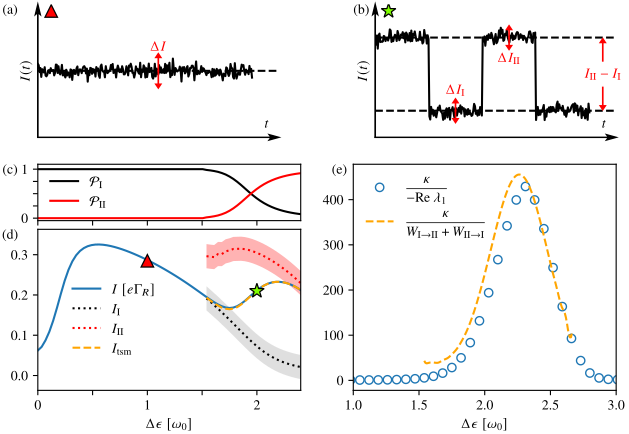

Generate this figure with Python:
from sys import argv
import os
import matplotlib as mpl

mpl.use('pgf')

preamble = [
    r'\usepackage{pgf}', 
    r'\usepackage{amssymb}', 
    r'\usepackage{amsmath}',
    r'\usepackage{newtxtext,newtxmath}', 
    r'\usepackage{fontenc}', 
    r'\usepackage{inputenc}', 
    r'\DeclareUnicodeCharacter{2212}{-}'
]

mpl_settings = {
    'text.usetex': False,
    'font.family': 'serif',
    'pgf.texsystem': 'pdflatex',
    'font.size': 10,
    'pgf.preamble': preamble
}

TEXTWIDTH = 6.29  # Textwidth in inches

defaults = {
    'width': TEXTWIDTH,
    'height': 11/2.54,
}

import matplotlib.pyplot as plt
import matplotlib.cm as cm
import matplotlib.gridspec as gridspec
from mpl_toolkits.axes_grid1.inset_locator import inset_axes

plt.rcParams.update(mpl_settings)
import numpy as np
from scipy.interpolate import interp1d

filename = os.path.splitext(argv[0])[0]

def arrowed_spines(fig, ax):

    xmin, xmax = ax.get_xlim() 
    ymin, ymax = ax.get_ylim()

    # removing the default axis on all sides:
    for side in ['bottom','right','top','left']:
       ax.spines[side].set_visible(False)

    # removing the axis ticks
    ax.set_xticks([]) # labels 
    ax.set_yticks([])
    ax.xaxis.set_ticks_position('none') # tick markers
    ax.yaxis.set_ticks_position('none')

    # get width and height of axes object to compute 
    # matching arrowhead length and width
    dps = fig.dpi_scale_trans.inverted()
    bbox = ax.get_window_extent().transformed(dps)
    width, height = bbox.width, bbox.height

    # manual arrowhead width and length
    hw = 1./25.*(ymax-ymin) 
    hl = 1./25.*(xmax-xmin)
    lw = 1. # axis line width
    ohg = 0.2 # arrow overhang

    # compute matching arrowhead length and width
    yhw = hw/(ymax-ymin)*(xmax-xmin)* height/width 
    yhl = hl/(xmax-xmin)*(ymax-ymin)* width/height

    # draw x and y axis
    ax.arrow(xmin, 0, xmax-xmin, 0., fc='k', ec='k', lw = lw, 
             head_width=hw, head_length=hl, overhang = ohg, 
             length_includes_head= True, clip_on = False) 

    ax.arrow(0, ymin, 0., ymax-ymin, fc='k', ec='k', lw = lw, 
             head_width=yhw, head_length=yhl, overhang = ohg, 
             length_includes_head= True, clip_on = False)

def telegraph_current(x):
    """ Dummy function for bistable current. """
    if x <= 0.2: 
        return 0.75
    if x > 0.2 and x <=0.4:
        return 0.2
    if x > 0.4 and x <=0.6:
        return 0.75
    if x > 0.6:
        return 0.2

def telegraph(tmin=0, tmax=0.8, c1=0.5, c2=telegraph_current, noise=0.03, npoints=250):
    """ Generate dummy data for telegraph plots. """
    x = np.linspace(tmin, tmax, npoints)
    y1 = c1 + np.random.normal(0, noise, x.shape)
    y2 = np.vectorize(c2)(x) + np.random.normal(0, noise, x.shape)

    return x, y1, y2

def tsm_rates(data_noise=None, data_tsm=None,  data_prob=None, npoints=150, kappa=1e-3):
    """ Two-state-model rates of switching. """
    noise = data_noise
    tsm = data_tsm
    probs = data_prob

    x   = np.linspace(tsm[:,0][0], tsm[:,0][-1], npoints)

    # Interpolating functions
    S0 = interp1d(noise[:,0], noise[:,2], kind='cubic')
    I1 = interp1d(tsm[:,0], tsm[:,1], kind='cubic')
    I2 = interp1d(tsm[:,0], tsm[:,2], kind='cubic')
    p1 = interp1d(probs[:,0], probs[:,1], kind='cubic')
    p2 = interp1d(probs[:,0], probs[:,2], kind='cubic')

    variance = p1(x)*p2(x)*(I1(x) - I2(x))**2

    sum_rates_tsm = 10.*variance/S0(x)
    sum_rates_tsm[-4:] = np.nan

    return x, kappa/sum_rates_tsm


def load_data():
    dataDict = {}
    datapaths = argv[1:]

    for idx, data in enumerate(datapaths):
        dataset = np.loadtxt(data, delimiter=',')
        dataDict[idx] = dataset

    return dataDict

def plot_data(**kwargs):

    # Load data
    dataDict = load_data()

    # Define figure layout
    fig = plt.figure(figsize=(defaults['width'], defaults['height']), linewidth=1)
    gs = fig.add_gridspec(2,1, hspace=0.15, height_ratios=[1.,1.7])

    gs0 = gs[1].subgridspec(2,2, wspace=0.2, height_ratios=[0.35,1])
    gs1 = gs[0].subgridspec(1,2)

    ax1 = fig.add_subplot(gs0[0,0]) # p_i
    ax2 = fig.add_subplot(gs0[1,0]) # current
    ax3 = fig.add_subplot(gs0[:,1]) # Rates
    ax4 = fig.add_subplot(gs1[0])
    ax5 = fig.add_subplot(gs1[1])


    # Plot
    ax1.plot(dataDict[0][:,0], dataDict[0][:,1], c='k', label=r'$\mathcal{P}_\mathrm{I}$')
    ax1.plot(dataDict[0][:,0], dataDict[0][:,2], c='r', label=r'$\mathcal{P}_\mathrm{II}$')


    ax2.plot(dataDict[1][:,0], 10*dataDict[1][:,1], label=r'$I\ [e\Gamma_R]$')
    ax2.plot(dataDict[2][:,0], 10*dataDict[2][:,1], c='k', ls=':', label=r'$I_\mathrm{I}$')
    ax2.plot(dataDict[2][:,0], 10*dataDict[2][:,2], c='r', ls=':', label=r'$I_\mathrm{II}$')
    ax2.plot(dataDict[2][:,0], 10*dataDict[2][:,3], c='orange', ls='--', label=r'$I_\mathrm{tsm}$')
    ax2.fill_between(dataDict[2][:,0], 10.*dataDict[2][:,1] + 0.03,  10.*dataDict[2][:,1] - 0.03, alpha=0.5, facecolor='silver', edgecolor=None, zorder=0)
    ax2.fill_between(dataDict[2][:,0], 10.*dataDict[2][:,2] + 0.03,  10.*dataDict[2][:,2] - 0.03, alpha=0.3, facecolor='red', edgecolor=None, zorder=0)
    ax2.plot([1], .285, linestyle='None', marker='^', 
        markersize=9, markerfacecolor='red', markeredgewidth=0.9, 
        markeredgecolor='k', zorder=5)
    ax2.plot([2], .21, linestyle='None', marker='*', 
        markersize=11, markerfacecolor='chartreuse', markeredgewidth=0.9, 
        markeredgecolor='k', zorder=5)

    de, sum_rates = tsm_rates(data_noise=dataDict[4], data_tsm=dataDict[2], data_prob=dataDict[0])

    
    ax3.plot(dataDict[3][:,0], -1e-3*dataDict[3][:,1], marker='o', ls='None', markerfacecolor='None', label=r'$\frac{\kappa}{-\mathrm{Re}\ \lambda_1}$')
    ax3.plot(de, sum_rates, color='orange', ls='--', label=r'$\frac{\kappa}{W_{\mathrm{I}\rightarrow\mathrm{II}} + W_{\mathrm{II}\rightarrow\mathrm{I}}}$')

    t, c1, c2 = telegraph()
    ax4.plot(t, c1, c='k'), ax4.axhline(y=0.5, ls='--', c='k')
    ax5.plot(t, c2, c='k'), ax5.axhline(y=0.2, ls='--', c='k')
    ax5.axhline(y=0.75, ls='--', c='k')
    ax4.plot([0.05], 0.95, linestyle='None', marker='^', 
        markersize=9, markerfacecolor='red', markeredgewidth=0.9, 
        markeredgecolor='k', zorder=5)
    ax5.plot([0.05], 0.95, linestyle='None', marker='*', 
        markersize=11, markerfacecolor='chartreuse', markeredgewidth=0.9, 
        markeredgecolor='k', zorder=5)



    # Adjustments
    ax1.set_xlim(left=0, right=2.4)
    ax1.set_xticks(np.linspace(0,2,5))
    ax1.set_xticklabels([])
    ax1.set_yticks(np.linspace(0,1,5))
    ax1.set_yticklabels([0,'','','',1])
    ax1.set_ylim(top=1.1)

    ax2.set_xlim(left=0, right=2.4)
    ax2.set_xticks(np.linspace(0,2,5))
    ax2.set_xticklabels([0, '', 1, '', 2])
    ax2.set_xlabel(r'$\Delta\epsilon\ [\omega_0]$')
    ax2.set_yticks([0, 0.1, 0.2, 0.3])

    ax3.set_xlim(1, 3)
    ax3.set_xticks(np.linspace(1,3,5))
    ax3.set_xlabel(r'$\Delta\epsilon\ [\omega_0]$')
    
    ax4.set_ylim(0,1), ax4.set_xlim(0,0.9)
    ax5.set_ylim(0,1), ax5.set_xlim(0,0.9)
    ax4.set_ylabel('$I(t)$')
    ax5.set_ylabel('$I(t)$')
    ax4.set_xlabel('$t$')
    ax5.set_xlabel('$t$')
    ax4.xaxis.set_label_coords(0.95,0.13)
    ax5.xaxis.set_label_coords(0.95,0.13)
    arrowed_spines(fig, ax4)
    arrowed_spines(fig, ax5)



    # Legends
    ax1.legend(loc='center left', frameon=False)
    ax2.legend(loc='best', borderpad=2, frameon=False)
    ax3.legend(loc='upper left', frameon=False)

    # Letters and annotations
    ax1.annotate('(c)', xy=(0,1), xytext=(-20,0), xycoords='axes fraction', textcoords='offset points', ha='center', va='top')
    ax2.annotate('(d)', xy=(0,1), xytext=(-20,0), xycoords='axes fraction', textcoords='offset points', ha='center', va='top')
    ax3.annotate('(e)', xy=(0,1), xytext=(-10,0), xycoords='axes fraction', textcoords='offset points', ha='center', va='top')
    ax4.annotate('(a)', xy=(0,1), xytext=(-20,0), xycoords='axes fraction', textcoords='offset points', ha='center', va='top')
    ax5.annotate('(b)', xy=(0,1), xytext=(-10,0), xycoords='axes fraction', textcoords='offset points', ha='center', va='top')




    ax4.arrow(0.45,0.5,0,-0.1,color='red', head_width=0.02, zorder=5)
    ax4.arrow(0.45,0.5,0,0.1,color='red', head_width=0.02, zorder=5)
    ax4.annotate(r'$\Delta I$', xy=(0.45,0.6), xytext=(0,5), xycoords='data', textcoords='offset points', ha='center', va='bottom', color='red')

    ax5.arrow(0.3,0.2,0,-0.06,color='red', head_width=0.02, zorder=5)
    ax5.arrow(0.3,0.2,0,0.06,color='red', head_width=0.02, zorder=5)
    ax5.annotate(r'$\Delta I_\mathrm{I}$', xy=(0.3,0.26), xytext=(0,5), xycoords='data', textcoords='offset points', ha='center', va='bottom', color='red')
    ax5.arrow(0.5,0.75,0,-0.06,color='red', head_width=0.02, zorder=5)
    ax5.arrow(0.5,0.75,0,0.06,color='red', head_width=0.02, zorder=5)
    ax5.annotate(r'$\Delta I_\mathrm{II}$', xy=(0.5,0.69), xytext=(0,-5), xycoords='data', textcoords='offset points', ha='center', va='top', color='red') 
    ax5.arrow(0.85,0.475,0,-0.475/2,color='red', head_width=0.02, zorder=5)
    ax5.arrow(0.85,0.475,0,0.475/2,color='red', head_width=0.02, zorder=5)
    ax5.annotate(r'$I_\mathrm{II} - I_\mathrm{I}$', xy=(0.85,0.475), xycoords='data', ha='center', va='center', color='red', backgroundcolor='w', zorder=6)

    plt.subplots_adjust(left=0.06,bottom=0.10, right=0.98, top=0.99, wspace=0.4, hspace=0.08 )
    plt.savefig(f'{filename}.pdf', dpi=400)


if __name__ == '__main__':
    plot_data()
